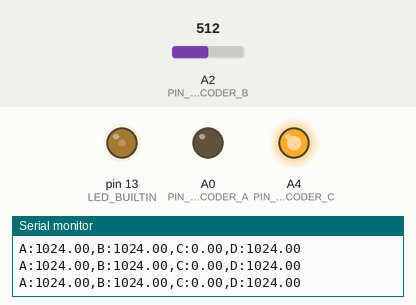
Simulated run of this sketch. Board: Arduino Uno, built with avr-gcc and run on an emulated ATmega328P. On the bench: output pins drawn as LEDs (lit = HIGH), the last lines printed to the serial monitor. The inputs (shaded band) are chosen by the test bench; at power-on: A2 (PIN_ENCODER_B) = 512.

Above: at 1.2 s.
1.3 s: A2 (PIN_ENCODER_B) set to 0
At 1.7 s:
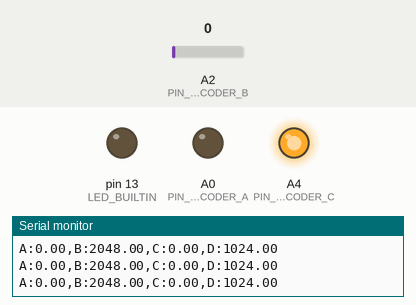
2.9 s: A2 (PIN_ENCODER_B) set to 716
At 3.6 s:
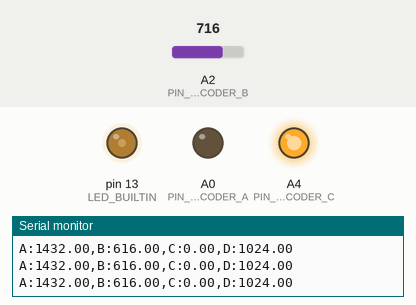
4.4 s: A2 (PIN_ENCODER_B) set to 963
At 5.5 s:
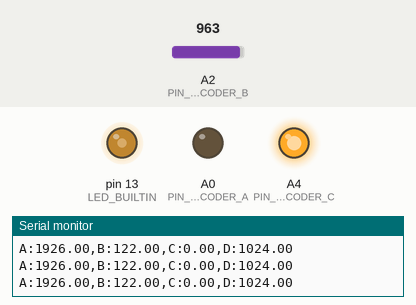
7.4 s: A2 (PIN_ENCODER_B) set to 992
Timing chart, 0 to 9.9 s (numbered marks = the images above; inputs shaded):
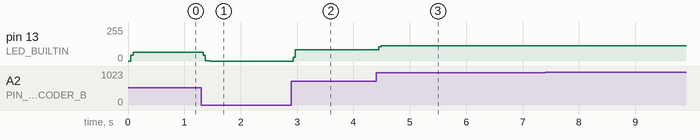

The sketch:

LED_BUILTIN_DIMMER.ino
```cpp
int PIN_ENCODER_A = A0;
int PIN_ENCODER_B = A2;
int PIN_ENCODER_C = A4;

double intensity = 0.0;
double min_analog = 0.0;
double max_analog = 1024.0;
double brightness = 2048.0;

const size_t max_buffer = 10;
double buffer[max_buffer] = { 0.0 };
double average = 0.0;

inline double smoothRead(int pin)
{
    average = 0.0;
    for (size_t i = max_buffer - 1; i > 0; --i)
    {
        buffer[i] = buffer[i - 1];
        average += buffer[i];
    }
    buffer[0] = analogRead(pin) / max_analog;
    average += buffer[0];
    average /= max_buffer;
    return average;
}

void setup()
{
    Serial.begin(115200);
    pinMode(LED_BUILTIN, OUTPUT);
    pinMode(PIN_ENCODER_A, OUTPUT);
    pinMode(PIN_ENCODER_B, INPUT);
    pinMode(PIN_ENCODER_C, OUTPUT);
    digitalWrite(PIN_ENCODER_A, LOW);
    digitalWrite(PIN_ENCODER_C, HIGH);
    for (size_t i = 0; i < max_buffer; ++i) { buffer[i] = 0.0; }
}

void loop()
{
    //tone(LED_BUILTIN, analogRead(PIN_ENCODER_B));

    Serial.print("A:"); Serial.print(intensity); Serial.print(",");
    Serial.print("B:"); Serial.print(brightness - intensity); Serial.print(",");
    Serial.print("C:"); Serial.print(min_analog); Serial.print(",");
    Serial.print("D:"); Serial.print(max_analog); Serial.println();

    intensity = smoothRead(PIN_ENCODER_B) * brightness;
    digitalWrite(LED_BUILTIN, HIGH);
    delayMicroseconds(intensity);
    digitalWrite(LED_BUILTIN, LOW);
    delayMicroseconds(brightness - intensity);
}
```

Measured:
- after the input at 1.3 s, pin 13 (LED_BUILTIN): 64/255 → 3/255 at once, → 0/255 0.12 s later
- after the input at 2.9 s, pin 13 (LED_BUILTIN): 0/255 → 84/255 at once
- after the input at 4.4 s, pin 13 (LED_BUILTIN): 84/255 → 116/255 after 0.05 s
